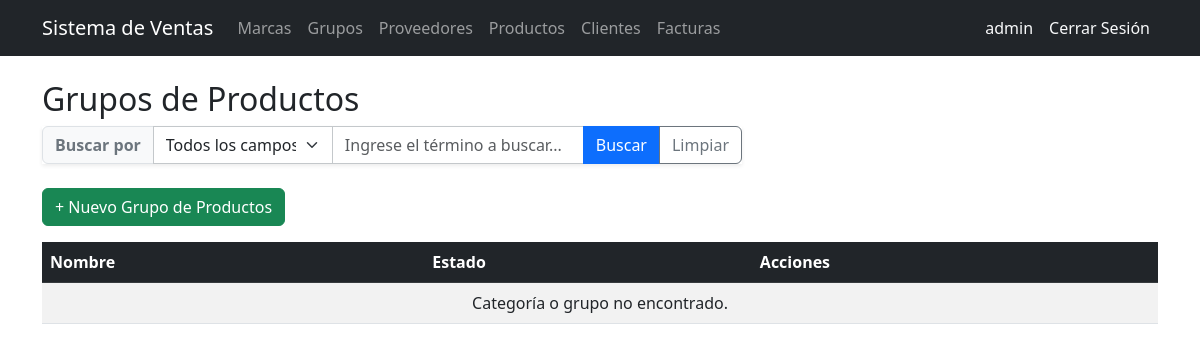
The page /groups/ (signed in) on the database as committed earlier.
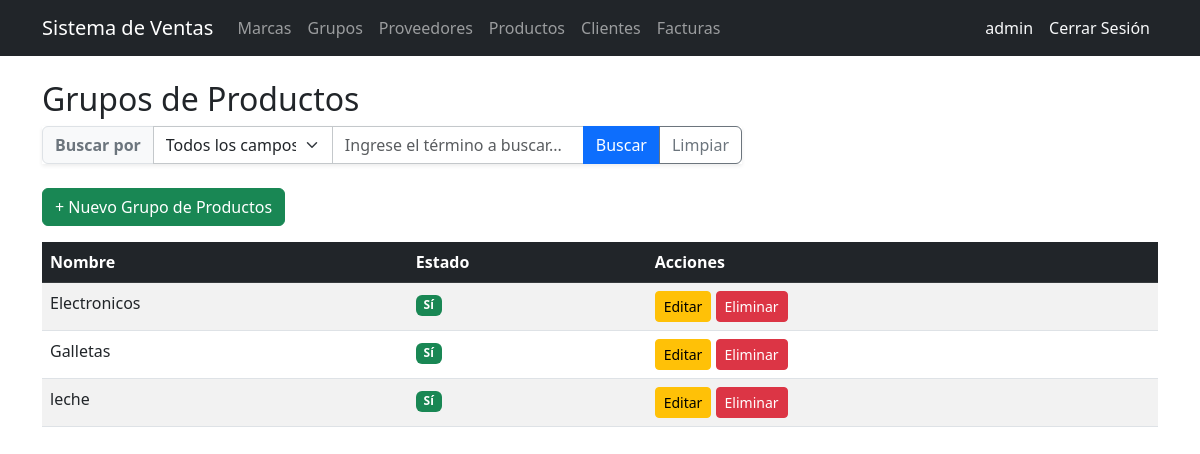
The same page on the database as committed later.
### billing/models.py (models this page shows, shortened)
class ProductGroup(models.Model):
    name = models.CharField(max_length=100, unique=True, verbose_name='Group Name')
    is_active = models.BooleanField(default=True)
    created_at = models.DateTimeField(auto_now_add=True)
    updated_at = models.DateTimeField(auto_now=True)
    class Meta:
        verbose_name = 'Product Group'
        verbose_name_plural = 'Product Groups'
        ordering = ['name']

### billing/views.py (the view, shortened to what this page needs)
# urls.py: path('groups/', views.ProductGroupListView.as_view(), name='productgroup_list'),
class ProductGroupListView(LoginRequiredMixin, ListView):
    model = ProductGroup
    template_name = 'billing/productgroup_list.html'
    context_object_name = 'items'
    def get_queryset(self):
        queryset = super().get_queryset()
        search_field = self.request.GET.get('search_field', 'all').strip()
        search_value = self.request.GET.get('search_value', '').strip()
        return queryset
    def get_context_data(self, **kwargs):
        context = super().get_context_data(**kwargs)
        context['search_field'] = self.request.GET.get('search_field', 'all').strip()
        context['search_value'] = self.request.GET.get('search_value', '').strip()
        return context

### billing/templates/billing/productgroup_list.html (shortened to what this page needs)
{% extends 'billing/base.html' %}
{% block content %}
<h2>Grupos de Productos</h2>
<form method="get" class="mb-4">
  <div class="input-group shadow-sm" style="max-width: 700px;">
    <span class="input-group-text bg-light fw-bold text-secondary">Buscar por</span>
    <select name="search_field" id="search_field" class="form-select border-secondary-subtle" style="max-width: 180px;">
      <option value="all" {% if search_field == 'all' or not search_field %}selected{% endif %}>Todos los campos</option>
    </select>
    <input type="text" name="search_value" id="search_value" class="form-control border-secondary-subtle" placeholder="Ingrese el término a buscar..." value="{{ search_value|default:'' }}">
    <button type="submit" class="btn btn-primary">Buscar</button>
    <a href="{% url 'billing:productgroup_list' %}" class="btn btn-outline-secondary">Limpiar</a>
  </div>
</form>
<div class="mb-3">
  <a href="{% url 'billing:productgroup_create' %}" class="btn btn-success">+ Nuevo Grupo de Productos</a>
</div>
<table class="table table-striped table-hover">
  <thead class="table-dark">
    <tr>
      <th>Nombre</th>
      <th>Estado</th>
      <th>Acciones</th>
    </tr>
  </thead>
  <tbody>
    {% for item in items %}
    <tr>
      <td>{{ item.name }}</td>
      <td>
        {% if item.is_active %}
        <span class="badge bg-success">Sí</span>
        {% else %}
        <span class="badge bg-danger">No</span>
        {% endif %}
      </td>
      <td>
        <a href="{% url 'billing:productgroup_update' item.pk %}" class="btn btn-sm btn-warning">Editar</a>
        <a href="{% url 'billing:productgroup_delete' item.pk %}" class="btn btn-sm btn-danger">Eliminar</a>
      </td>
    </tr>
    {% empty %}
    <tr>
      <td colspan="3" class="text-center">Categoría o grupo no encontrado.</td>
    </tr>
    {% endfor %}
  </tbody>
</table>
{% endblock %}

Rows that differ between the two databases and show on the page:
added ProductGroup: name "Electronicos", is_active "Sí"
added ProductGroup: name "Galletas", is_active "Sí"
added ProductGroup: name "leche", is_active "Sí"
Other text that changed with them:
text no longer shown: "Categoría o grupo no encontrado."
